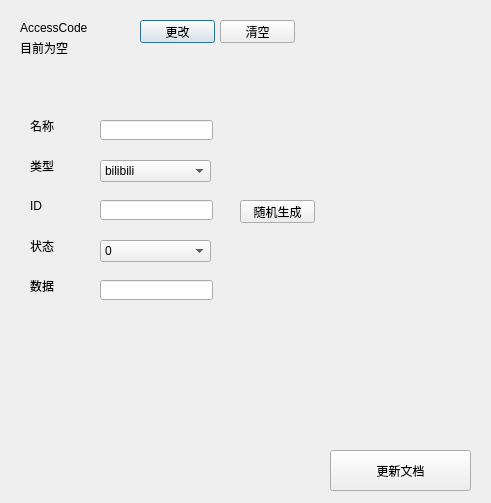
<?xml version="1.0" encoding="UTF-8"?>
<ui version="4.0">
 <class>dialog</class>
 <widget class="QDialog" name="dialog">
  <property name="geometry">
   <rect>
    <x>0</x>
    <y>0</y>
    <width>491</width>
    <height>503</height>
   </rect>
  </property>
  <property name="windowTitle">
   <string>cmCheck文档管理工具 - 修改项</string>
  </property>
  <widget class="QLabel" name="label">
   <property name="geometry">
    <rect>
     <x>20</x>
     <y>20</y>
     <width>81</width>
     <height>16</height>
    </rect>
   </property>
   <property name="text">
    <string>AccessCode</string>
   </property>
  </widget>
  <widget class="QPushButton" name="pushButton">
   <property name="geometry">
    <rect>
     <x>140</x>
     <y>20</y>
     <width>75</width>
     <height>23</height>
    </rect>
   </property>
   <property name="text">
    <string>更改</string>
   </property>
  </widget>
  <widget class="QPushButton" name="pushButton_2">
   <property name="geometry">
    <rect>
     <x>220</x>
     <y>20</y>
     <width>75</width>
     <height>23</height>
    </rect>
   </property>
   <property name="text">
    <string>清空</string>
   </property>
  </widget>
  <widget class="QLabel" name="label_2">
   <property name="geometry">
    <rect>
     <x>30</x>
     <y>160</y>
     <width>54</width>
     <height>12</height>
    </rect>
   </property>
   <property name="text">
    <string>类型</string>
   </property>
  </widget>
  <widget class="QLineEdit" name="lineEdit_2">
   <property name="geometry">
    <rect>
     <x>100</x>
     <y>120</y>
     <width>113</width>
     <height>20</height>
    </rect>
   </property>
  </widget>
  <widget class="QLabel" name="label_3">
   <property name="geometry">
    <rect>
     <x>30</x>
     <y>120</y>
     <width>54</width>
     <height>12</height>
    </rect>
   </property>
   <property name="text">
    <string>名称</string>
   </property>
  </widget>
  <widget class="QLineEdit" name="lineEdit_3">
   <property name="geometry">
    <rect>
     <x>100</x>
     <y>200</y>
     <width>113</width>
     <height>20</height>
    </rect>
   </property>
  </widget>
  <widget class="QLabel" name="label_4">
   <property name="geometry">
    <rect>
     <x>30</x>
     <y>200</y>
     <width>54</width>
     <height>12</height>
    </rect>
   </property>
   <property name="text">
    <string>ID</string>
   </property>
  </widget>
  <widget class="QPushButton" name="pushButton_3">
   <property name="geometry">
    <rect>
     <x>240</x>
     <y>200</y>
     <width>75</width>
     <height>23</height>
    </rect>
   </property>
   <property name="text">
    <string>随机生成</string>
   </property>
  </widget>
  <widget class="QLabel" name="label_5">
   <property name="geometry">
    <rect>
     <x>30</x>
     <y>240</y>
     <width>54</width>
     <height>12</height>
    </rect>
   </property>
   <property name="text">
    <string>状态</string>
   </property>
  </widget>
  <widget class="QLabel" name="label_6">
   <property name="geometry">
    <rect>
     <x>30</x>
     <y>280</y>
     <width>54</width>
     <height>12</height>
    </rect>
   </property>
   <property name="text">
    <string>数据</string>
   </property>
  </widget>
  <widget class="QLineEdit" name="lineEdit_5">
   <property name="geometry">
    <rect>
     <x>100</x>
     <y>280</y>
     <width>113</width>
     <height>20</height>
    </rect>
   </property>
  </widget>
  <widget class="QComboBox" name="comboBox">
   <property name="geometry">
    <rect>
     <x>100</x>
     <y>160</y>
     <width>111</width>
     <height>22</height>
    </rect>
   </property>
   <item>
    <property name="text">
     <string>bilibili</string>
    </property>
   </item>
   <item>
    <property name="text">
     <string>zimuzu</string>
    </property>
   </item>
   <item>
    <property name="text">
     <string>express</string>
    </property>
   </item>
  </widget>
  <widget class="QComboBox" name="comboBox_2">
   <property name="geometry">
    <rect>
     <x>100</x>
     <y>240</y>
     <width>111</width>
     <height>22</height>
    </rect>
   </property>
   <item>
    <property name="text">
     <string>0</string>
    </property>
   </item>
   <item>
    <property name="text">
     <string>1</string>
    </property>
   </item>
  </widget>
  <widget class="QLabel" name="label_7">
   <property name="geometry">
    <rect>
     <x>20</x>
     <y>40</y>
     <width>81</width>
     <height>16</height>
    </rect>
   </property>
   <property name="text">
    <string>目前为空</string>
   </property>
  </widget>
  <widget class="QPushButton" name="pushButton_4">
   <property name="geometry">
    <rect>
     <x>330</x>
     <y>450</y>
     <width>141</width>
     <height>41</height>
    </rect>
   </property>
   <property name="text">
    <string>更新文档</string>
   </property>
  </widget>
 </widget>
 <resources/>
 <connections/>
</ui>
